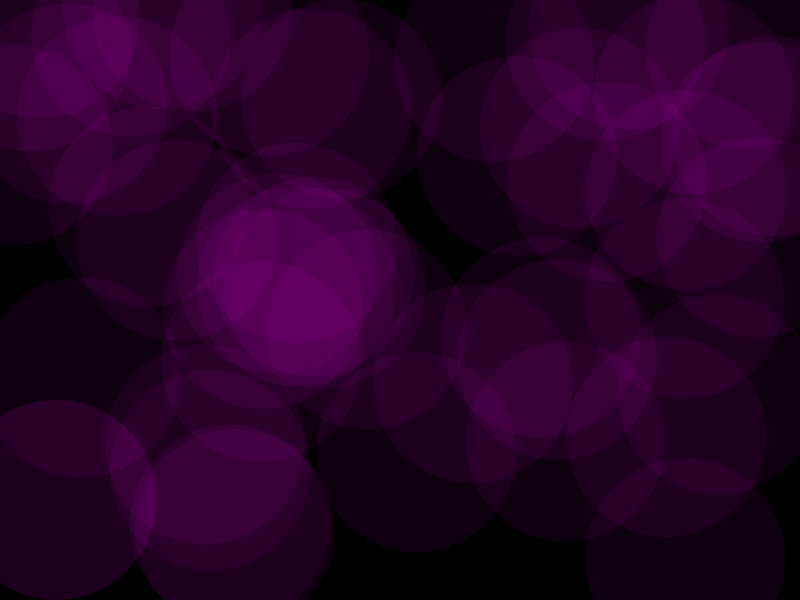
Frame 1 (no input)
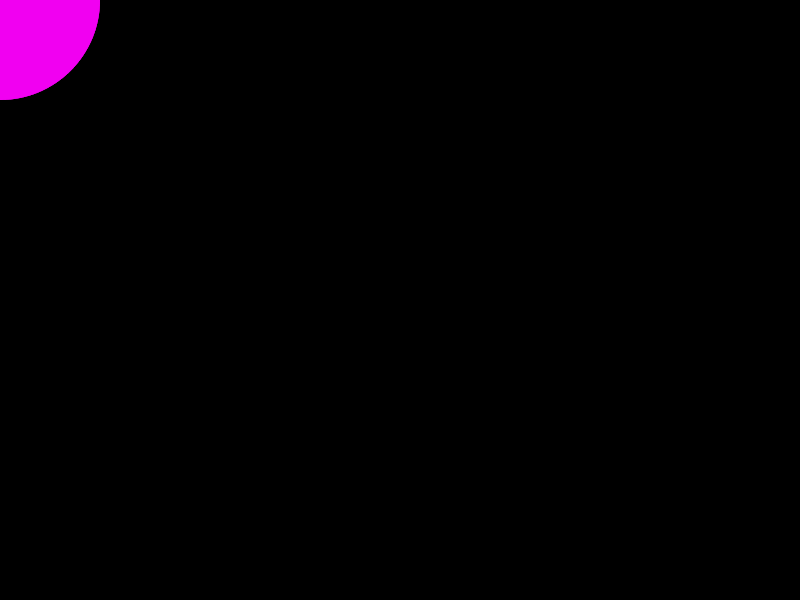
Frame 60 (the mouse pressed at the canvas centre just before this capture)
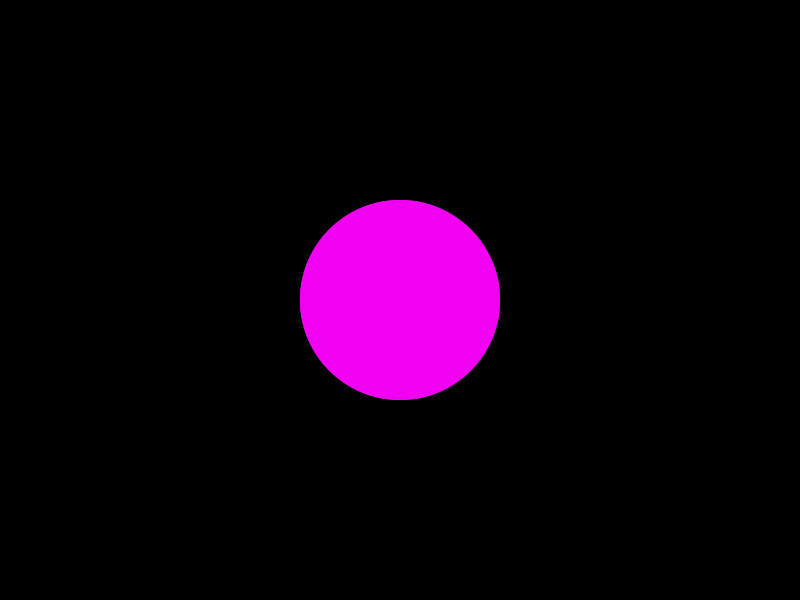
Frame 120 (the mouse held since frame 60 and released just before this capture)

The Processing sketch that drew these frames (run headless with seeded random() and noise(); from frame 60 on, the mouse is pressed at the canvas centre):

// Processing sketch: Trailing_Balls
// ── Trailing_Balls.pde
int i = 0;
int count = 50;
int sz=200;
float [] x = new float [count];
float [] y = new float [count];



void setup() {
  size(800, 600);
//  colorMode(HSB,360,100,100,100);
  
  for (int i = 0; i<count; i++) {
    ellipse(x[i], y[i], 30+30*i, 30+30*i);
    x[i]= random(width);
    y[i]= random(height);
  }

}

void draw() {
 // fill(frameCount%360, 100,100,100);
 noStroke();
  fill(255,0,255,15);
  
  background(0);
  for (int i =0; i<count-1; i++) {
    //fill(i*60, 100, 100, 100);
  
    ellipse(x[i], y[i], sz,sz);
    //ellipse(x[i], y[i], 30+30*i,30+30*i);


    x[i] = x[i+1];
    y[i] = y[i+1];
  }
  
    x[count-1]= mouseX;
    y[count-1] = mouseY;
  
}
